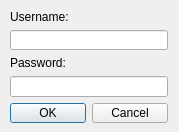
<?xml version="1.0" encoding="UTF-8"?>
<ui version="4.0">
 <class>Login</class>
 <widget class="QDialog" name="Login">
  <property name="geometry">
   <rect>
    <x>0</x>
    <y>0</y>
    <width>179</width>
    <height>132</height>
   </rect>
  </property>
  <property name="windowTitle">
   <string>Login</string>
  </property>
  <widget class="QWidget" name="">
   <property name="geometry">
    <rect>
     <x>10</x>
     <y>10</y>
     <width>158</width>
     <height>113</height>
    </rect>
   </property>
   <layout class="QVBoxLayout" name="verticalLayout">
    <item>
     <widget class="QLabel" name="label">
      <property name="text">
       <string>Username:</string>
      </property>
     </widget>
    </item>
    <item>
     <widget class="QLineEdit" name="usernameEdit"/>
    </item>
    <item>
     <widget class="QLabel" name="label_2">
      <property name="text">
       <string>Password:</string>
      </property>
     </widget>
    </item>
    <item>
     <widget class="QLineEdit" name="paswordEdit"/>
    </item>
    <item>
     <widget class="QDialogButtonBox" name="buttonBox">
      <property name="orientation">
       <enum>Qt::Horizontal</enum>
      </property>
      <property name="standardButtons">
       <set>QDialogButtonBox::Cancel|QDialogButtonBox::Ok</set>
      </property>
     </widget>
    </item>
   </layout>
  </widget>
 </widget>
 <resources/>
 <connections>
  <connection>
   <sender>buttonBox</sender>
   <signal>accepted()</signal>
   <receiver>Login</receiver>
   <slot>accept()</slot>
   <hints>
    <hint type="sourcelabel">
     <x>166</x>
     <y>113</y>
    </hint>
    <hint type="destinationlabel">
     <x>157</x>
     <y>131</y>
    </hint>
   </hints>
  </connection>
  <connection>
   <sender>buttonBox</sender>
   <signal>rejected()</signal>
   <receiver>Login</receiver>
   <slot>reject()</slot>
   <hints>
    <hint type="sourcelabel">
     <x>166</x>
     <y>119</y>
    </hint>
    <hint type="destinationlabel">
     <x>178</x>
     <y>131</y>
    </hint>
   </hints>
  </connection>
 </connections>
</ui>
